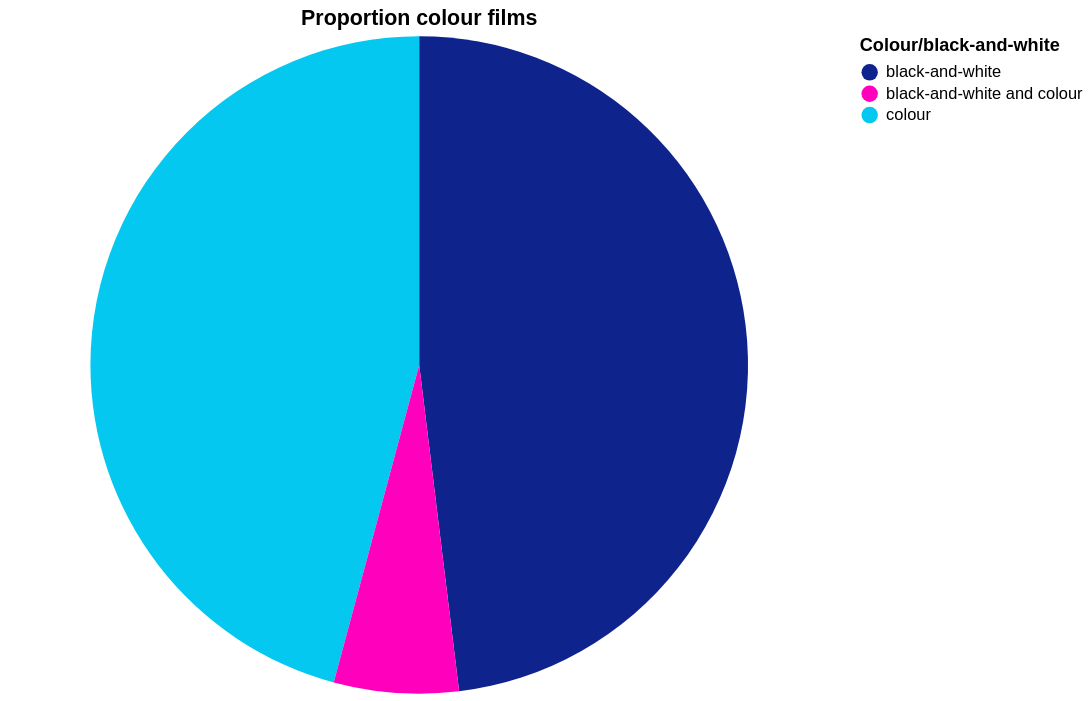

Vega-Lite specification for this chart:
### Vega-Lite specification from a JSON file in a GitHub repository (floating-point values rounded to 4 significant figures)
{"$schema": "https://vega.github.io/schema/vega-lite/v5.json", "title": "Proportion colour films", "description": "Proportion of films in colour and films in black-and-white", "width": 500, "height": 400, "data": {"values": [{"Colour": "colour", "Number of films": 1975, "color": "#05c8f0"}, {"Colour": "black-and-white", "Number of films": 2072, "color": "#0F238C"}, {"Colour": "black-and-white and colour", "Number of films": 264, "color": "#ff00bc"}]}, "mark": {"type": "arc", "tooltip": true}, "encoding": {"color": {"field": "Colour", "title": "Colour/black-and-white", "type": "nominal", "scale": {"range": {"field": "color"}}}, "theta": {"field": "Number of films", "type": "quantitative", "title": "Number of films"}}, "config": {"countTitle": "Count", "axisX": {"labelAngle": -40, "titleColor": "grey", "labelColor": "grey"}, "axisY": {"titleColor": "grey", "labelColor": "grey"}}}
